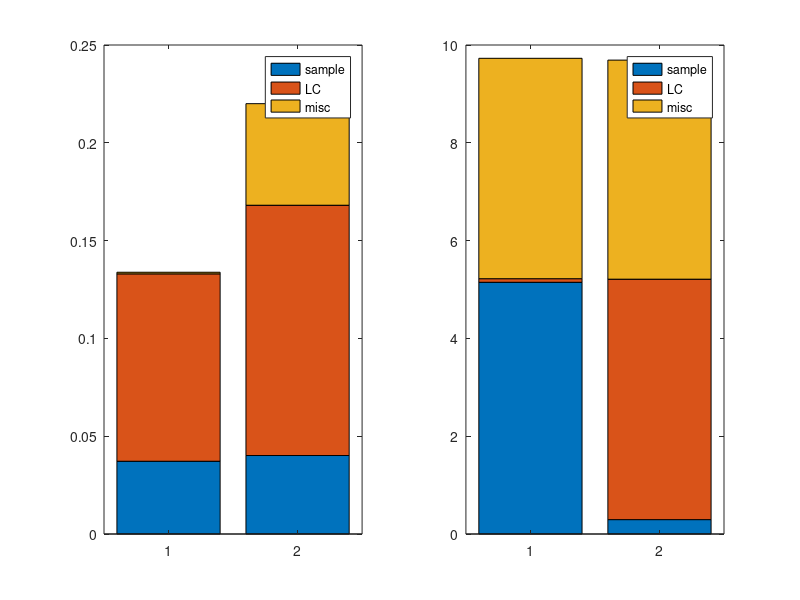

This chart was generated by the following MATLAB code:
clear all
clc

%%

D = load('profile_BiRRT_GD_3poles.txt');

i = 1:size(D,1);
total_runtime = mean(D(i,3));
lc_time = mean(D(i,11));
sample_time = mean(D(i,14));


ygd = [sample_time lc_time total_runtime-lc_time-sample_time];

%%

D = load('profile_BiRRT_PCS_3poles.txt');
D([7 15 49 69 87],:) = [];

i = 1:size(D,1);
total_runtime = mean(D(i,3));
lc_time = mean(D(i,11));
sample_time = mean(D(i,14));

ypcs = [sample_time lc_time total_runtime-lc_time-sample_time];

%%

D = load('profile_BiRRT_RLX_3poles.txt');

i = 1:size(D,1);
total_runtime = mean(D(i,3));
lc_time = mean(D(i,11));
sample_time = mean(D(i,14));

yrlx = [sample_time lc_time total_runtime-lc_time-sample_time];

%%

D = load('profile_BiRRT_SG_3poles.txt');

i = 1:size(D,1);
total_runtime = mean(D(i,3));
lc_time = mean(D(i,11));
sample_time = mean(D(i,14));

yrss = [sample_time lc_time total_runtime-lc_time-sample_time];

%%
figure(1)
clf
subplot(121)
bar([ygd; ypcs],'stacked');
legend('sample','LC','misc');

subplot(122)
bar([yrlx; yrss],'stacked');
legend('sample','LC','misc');
